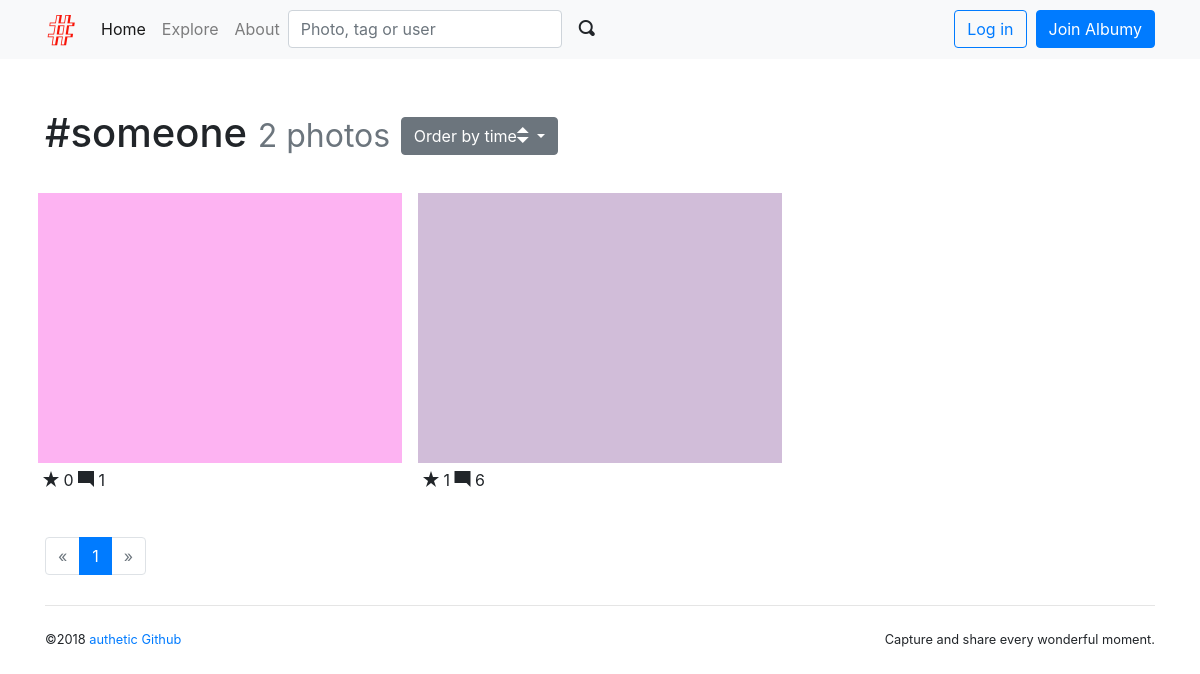
The page /tag/1 on the database its author committed.
### albumy/models.py (models this page shows)
@whooshee.register_model('name')
class Tag(db.Model):
    id = db.Column(db.Integer, primary_key=True)
    name = db.Column(db.String(30), index=True)
    photos = db.relationship('Photo', secondary=tagging, back_populates='tags')

@whooshee.register_model('description')
class Photo(db.Model):
    id = db.Column(db.Integer, primary_key=True)
    description = db.Column(db.String(500))
    filename = db.Column(db.String(64))
    filename_s = db.Column(db.String(64))
    filename_m = db.Column(db.String(64))
    timestamp = db.Column(db.DateTime, default=datetime.utcnow)
    flag = db.Column(db.Integer, default=0)
    author_id = db.Column(db.Integer, db.ForeignKey('user.id'))
    author = db.relationship('User', back_populates='photos')
    tags = db.relationship('Tag', secondary=tagging, back_populates='photos')
    collectors = db.relationship('Collect', back_populates='collected', cascade='all')

### albumy/blueprints/main.py (the view)
@main_bp.route('/tag/<int:tag_id>', defaults={'order':'by_time'})
@main_bp.route('/tag/<int:tag_id>/<order>')
def show_tag(tag_id, order):
    tag = Tag.query.get_or_404(tag_id)
    page = request.args.get('page', 1, type=int)
    per_page = current_app.config['ALBUMY_PHOTO_PER_PAGE']
    order_rule = 'time'
    pagination = Photo.query.with_parent(tag).order_by(Photo.timestamp.desc()).paginate(page, per_page)
    photos = pagination.items
    if order == 'by_collects':
        photos.sort(key=lambda x:len(x.collectors), reverse=True)
        order_rule = 'collects'
    return render_template('main/tag.html', tag=tag, pagination=pagination, photos=photos, order_rule=
                           order_rule)

### albumy/__init__.py (called while the page is built)
def register_template_context(app):
    @app.context_processor
    def make_template_context():
        if current_user.is_authenticated:
            notification_count = Notification.query.with_parent(current_user).filter_by(is_read=False).count()
        else:
            notification_count = None
        return dict(notification_count=notification_count)

### albumy/extensions.py (called while the page is built)
    def can(self, permission_name):
        return False

### albumy/templates/main/tag.html (shortened to what this page needs)
{% extends 'base.html' %}
{% from 'bootstrap/pagination.html' import render_pagination %}
{% from 'macros.html' import photo_card with context %}
{% block content %}
    <div class="page-header">
    <h1>#{{ tag.name }}
        <small class="text-muted">{{ tag.photos|length }} photos</small>
        <span class="dropdown">
            <button class="btn btn-secondary dropdown-toggle" type="button" id="dropdownMenuButton" data-toggle="dropdown" aria-haspopup="true" aria-expanded="false">
            Order by {{ order_rule }}<span class="oi oi-elevator"></span>
            </button>
        </span>
    </h1>
    </div>
    <div class="row">
        {% for photo in photos %}
        {{ photo_card(photo) }}
        {% endfor %}
    </div>
    <div class="page-footer">
        {{ render_pagination(pagination, align='center') }}
    </div>
{% endblock %}

### albumy/templates/macros.html (shortened to what this page needs)
{% macro photo_card(photo) %}
    <div class="photo-card card">
        <a class="card-thumbnail" href="{{ url_for('main.show_photo',
                photo_id=photo.id)}}">
            <img class="card-img-top portrait" src="{{ url_for('main.get_image',
                    filename=photo.filename_s) }}">
        </a>
        <div class="card-body">
            <span class="oi oi-star"></span>
            {{ photo.collectors|length }}
            <span class="oi oi-comment-square"></span>
            {{ photo.comments|length }}
        </div>
    </div>
{% endmacro %}

### albumy/static/css/style.css (style rules this page uses)
.page-header { padding-top: 20px; padding-bottom: 20px; }
.page-footer { padding-top: 40px; }
nav { margin-bottom: 30px; }
.photo-card { float: left; width: 33.333%; padding: 0.5rem 0.5rem 0 0.5rem; border: 0; }
.photo-card .card-body { padding: 5px; }
.card-thumbnail { position: relative; width: auto; height: 20em; overflow: hidden; }
.card-thumbnail img { position: absolute; left: 50%; top: 50%; height: 100%; width: auto; -webkit-transform: translate(-50%, -50%); -ms-transform: translate(-50%, -50%); transform: translate(-50%, -50%); }
.card-thumbnail img.portrait { width: 100%; height: auto; }
@media (max-width: 1280px) { .card-thumbnail { height: 270px; } }

### rows shown on the page
Tag: name "someone"
Photo: filename_s (picture), collectors|length "0", comments|length "1"
Photo: filename_s (picture), collectors|length "1", comments|length "6"

### other values the page prints
{{ tag.photos|length }} "2"
{{ order_rule }} "time"
{{ render_pagination(pagination, align='center') }} "« 1 »"
